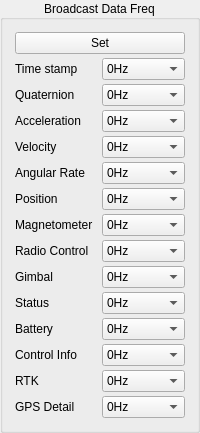
    <widget class="QGroupBox" name="gb_CoreData">
     <property name="title">
      <string>Broadcast Data Freq</string>
     </property>
     <property name="alignment">
      <set>Qt::AlignCenter</set>
     </property>
     <layout class="QVBoxLayout" name="verticalLayout_33">
      <property name="spacing">
       <number>4</number>
      </property>
      <property name="leftMargin">
       <number>12</number>
      </property>
      <property name="topMargin">
       <number>12</number>
      </property>
      <property name="rightMargin">
       <number>12</number>
      </property>
      <property name="bottomMargin">
       <number>12</number>
      </property>
      <item>
       <widget class="QPushButton" name="pushButtonBroadcastFreqSet">
        <property name="text">
         <string>Set</string>
        </property>
       </widget>
      </item>
      <item>
       <layout class="QHBoxLayout" name="horizontalLayoutTs">
        <item>
         <widget class="QLabel" name="labelTs">
          <property name="text">
           <string>Time stamp</string>
          </property>
         </widget>
        </item>
        <item>
         <widget class="QComboBox" name="comboBoxTs">
          <property name="currentText">
           <string>0Hz</string>
          </property>
          <property name="currentIndex">
           <number>0</number>
          </property>
          <item>
           <property name="text">
            <string>0Hz</string>
           </property>
          </item>
          <item>
           <property name="text">
            <string>1Hz</string>
           </property>
          </item>
          <item>
           <property name="text">
            <string>10Hz</string>
           </property>
          </item>
          <item>
           <property name="text">
            <string>50Hz</string>
           </property>
          </item>
          <item>
           <property name="text">
            <string>100Hz</string>
           </property>
          </item>
          <item>
           <property name="text">
            <string>Hold</string>
           </property>
          </item>
          <item>
           <property name="text">
            <string>200Hz</string>
           </property>
          </item>
          <item>
           <property name="text">
            <string>400Hz</string>
           </property>
          </item>
         </widget>
        </item>
       </layout>
      </item>
      <item>
       <layout class="QHBoxLayout" name="horizontalLayoutQ">
        <item>
         <widget class="QLabel" name="labelQ">
          <property name="text">
           <string>Quaternion</string>
          </property>
         </widget>
        </item>
        <item>
         <widget class="QComboBox" name="comboBoxQ">
          <property name="currentText">
           <string>0Hz</string>
          </property>
          <property name="currentIndex">
           <number>0</number>
          </property>
          <item>
           <property name="text">
            <string>0Hz</string>
           </property>
          </item>
          <item>
           <property name="text">
            <string>1Hz</string>
           </property>
          </item>
          <item>
           <property name="text">
            <string>10Hz</string>
           </property>
          </item>
          <item>
           <property name="text">
            <string>50Hz</string>
           </property>
          </item>
          <item>
           <property name="text">
            <string>100Hz</string>
           </property>
          </item>
          <item>
           <property name="text">
            <string>Hold</string>
           </property>
          </item>
          <item>
           <property name="text">
            <string>200Hz</string>
           </property>
          </item>
          <item>
           <property name="text">
            <string>400Hz</string>
           </property>
          </item>
         </widget>
        </item>
       </layout>
      </item>
      <item>
       <layout class="QHBoxLayout" name="horizontalLayoutAcc">
        <item>
         <widget class="QLabel" name="labelAcc">
          <property name="text">
           <string>Acceleration</string>
          </property>
         </widget>
        </item>
        <item>
         <widget class="QComboBox" name="comboBoxAcc">
          <property name="currentText">
           <string>0Hz</string>
          </property>
          <property name="currentIndex">
           <number>0</number>
          </property>
          <item>
           <property name="text">
            <string>0Hz</string>
           </property>
          </item>
          <item>
           <property name="text">
            <string>1Hz</string>
           </property>
          </item>
          <item>
           <property name="text">
            <string>10Hz</string>
           </property>
          </item>
          <item>
           <property name="text">
            <string>50Hz</string>
           </property>
          </item>
          <item>
           <property name="text">
            <string>100Hz</string>
           </property>
          </item>
          <item>
           <property name="text">
            <string>Hold</string>
           </property>
          </item>
          <item>
           <property name="text">
            <string>200Hz</string>
           </property>
          </item>
          <item>
           <property name="text">
            <string>400Hz</string>
           </property>
          </item>
         </widget>
        </item>
       </layout>
      </item>
      <item>
       <layout class="QHBoxLayout" name="horizontalLayoutVel">
        <item>
         <widget class="QLabel" name="labelVel">
          <property name="text">
           <string>Velocity</string>
          </property>
         </widget>
        </item>
        <item>
         <widget class="QComboBox" name="comboBoxVel">
          <property name="currentText">
           <string>0Hz</string>
          </property>
          <property name="currentIndex">
           <number>0</number>
          </property>
          <item>
           <property name="text">
            <string>0Hz</string>
           </property>
          </item>
          <item>
           <property name="text">
            <string>1Hz</string>
           </property>
          </item>
          <item>
           <property name="text">
            <string>10Hz</string>
           </property>
          </item>
          <item>
           <property name="text">
            <string>50Hz</string>
           </property>
          </item>
          <item>
           <property name="text">
            <string>100Hz</string>
           </property>
          </item>
          <item>
           <property name="text">
            <string>Hold</string>
           </property>
          </item>
          <item>
           <property name="text">
            <string>200Hz</string>
           </property>
          </item>
          <item>
           <property name="text">
            <string>400Hz</string>
           </property>
          </item>
         </widget>
        </item>
       </layout>
      </item>
      <item>
       <layout class="QHBoxLayout" name="horizontalLayoutW">
        <item>
         <widget class="QLabel" name="labelW">
          <property name="text">
           <string>Angular Rate</string>
          </property>
         </widget>
        </item>
        <item>
         <widget class="QComboBox" name="comboBoxW">
          <property name="currentText">
           <string>0Hz</string>
          </property>
          <property name="currentIndex">
           <number>0</number>
          </property>
          <item>
           <property name="text">
            <string>0Hz</string>
           </property>
          </item>
          <item>
           <property name="text">
            <string>1Hz</string>
           </property>
          </item>
          <item>
           <property name="text">
            <string>10Hz</string>
           </property>
          </item>
          <item>
           <property name="text">
            <string>50Hz</string>
           </property>
          </item>
          <item>
           <property name="text">
            <string>100Hz</string>
           </property>
          </item>
          <item>
           <property name="text">
            <string>Hold</string>
           </property>
          </item>
          <item>
           <property name="text">
            <string>200Hz</string>
           </property>
          </item>
          <item>
           <property name="text">
            <string>400Hz</string>
           </property>
          </item>
         </widget>
        </item>
       </layout>
      </item>
      <item>
       <layout class="QHBoxLayout" name="horizontalLayoutPos">
        <item>
         <widget class="QLabel" name="labelPos">
          <property name="text">
           <string>Position</string>
          </property>
         </widget>
        </item>
        <item>
         <widget class="QComboBox" name="comboBoxPos">
          <property name="currentText">
           <string>0Hz</string>
          </property>
          <property name="currentIndex">
           <number>0</number>
          </property>
          <item>
           <property name="text">
            <string>0Hz</string>
           </property>
          </item>
          <item>
           <property name="text">
            <string>1Hz</string>
           </property>
          </item>
          <item>
           <property name="text">
            <string>10Hz</string>
           </property>
          </item>
          <item>
           <property name="text">
            <string>50Hz</string>
           </property>
          </item>
          <item>
           <property name="text">
            <string>100Hz</string>
           </property>
          </item>
          <item>
           <property name="text">
            <string>Hold</string>
           </property>
          </item>
          <item>
           <property name="text">
            <string>200Hz</string>
           </property>
          </item>
          <item>
           <property name="text">
            <string>400Hz</string>
           </property>
          </item>
         </widget>
        </item>
       </layout>
      </item>
      <item>
       <layout class="QHBoxLayout" name="horizontalLayoutMag">
        <item>
         <widget class="QLabel" name="labelMag">
          <property name="text">
           <string>Magnetometer</string>
          </property>
         </widget>
        </item>
        <item>
         <widget class="QComboBox" name="comboBoxMag">
          <property name="currentText">
           <string>0Hz</string>
          </property>
          <property name="currentIndex">
           <number>0</number>
          </property>
          <item>
           <property name="text">
            <string>0Hz</string>
           </property>
          </item>
          <item>
           <property name="text">
            <string>1Hz</string>
           </property>
          </item>
          <item>
           <property name="text">
            <string>10Hz</string>
           </property>
          </item>
          <item>
           <property name="text">
            <string>50Hz</string>
           </property>
          </item>
          <item>
           <property name="text">
            <string>100Hz</string>
           </property>
          </item>
          <item>
           <property name="text">
            <string>Hold</string>
           </property>
          </item>
          <item>
           <property name="text">
            <string>200Hz</string>
           </property>
          </item>
          <item>
           <property name="text">
            <string>400Hz</string>
           </property>
          </item>
         </widget>
        </item>
       </layout>
      </item>
      <item>
       <layout class="QHBoxLayout" name="horizontalLayoutRC">
        <item>
         <widget class="QLabel" name="labelRC">
          <property name="text">
           <string>Radio Control</string>
          </property>
         </widget>
        </item>
        <item>
         <widget class="QComboBox" name="comboBoxRC">
          <property name="currentText">
           <string>0Hz</string>
          </property>
          <property name="currentIndex">
           <number>0</number>
          </property>
          <item>
           <property name="text">
            <string>0Hz</string>
           </property>
          </item>
          <item>
           <property name="text">
            <string>1Hz</string>
           </property>
          </item>
          <item>
           <property name="text">
            <string>10Hz</string>
           </property>
          </item>
          <item>
           <property name="text">
            <string>50Hz</string>
           </property>
          </item>
          <item>
           <property name="text">
            <string>100Hz</string>
           </property>
          </item>
          <item>
           <property name="text">
            <string>Hold</string>
           </property>
          </item>
          <item>
           <property name="text">
            <string>200Hz</string>
           </property>
          </item>
          <item>
           <property name="text">
            <string>400Hz</string>
           </property>
          </item>
         </widget>
        </item>
       </layout>
      </item>
      <item>
       <layout class="QHBoxLayout" name="horizontalLayoutGimbal">
        <item>
         <widget class="QLabel" name="labelGimbal">
          <property name="text">
           <string>Gimbal</string>
          </property>
         </widget>
        </item>
        <item>
         <widget class="QComboBox" name="comboBoxGimbal">
          <property name="currentText">
           <string>0Hz</string>
          </property>
          <property name="currentIndex">
           <number>0</number>
          </property>
          <item>
           <property name="text">
            <string>0Hz</string>
           </property>
          </item>
          <item>
           <property name="text">
            <string>1Hz</string>
           </property>
          </item>
          <item>
           <property name="text">
            <string>10Hz</string>
           </property>
          </item>
          <item>
           <property name="text">
            <string>50Hz</string>
           </property>
          </item>
          <item>
           <property name="text">
            <string>100Hz</string>
           </property>
          </item>
          <item>
           <property name="text">
            <string>Hold</string>
           </property>
          </item>
          <item>
           <property name="text">
            <string>200Hz</string>
           </property>
          </item>
          <item>
           <property name="text">
            <string>400Hz</string>
           </property>
          </item>
         </widget>
        </item>
       </layout>
      </item>
      <item>
       <layout class="QHBoxLayout" name="horizontalLayoutStatus">
        <item>
         <widget class="QLabel" name="labelStatus">
          <property name="text">
           <string>Status</string>
          </property>
         </widget>
        </item>
        <item>
         <widget class="QComboBox" name="comboBoxStatus">
          <property name="currentText">
           <string>0Hz</string>
          </property>
          <property name="currentIndex">
           <number>0</number>
          </property>
          <item>
           <property name="text">
            <string>0Hz</string>
           </property>
          </item>
          <item>
           <property name="text">
            <string>1Hz</string>
           </property>
          </item>
          <item>
           <property name="text">
            <string>10Hz</string>
           </property>
          </item>
          <item>
           <property name="text">
            <string>50Hz</string>
           </property>
          </item>
          <item>
           <property name="text">
            <string>100Hz</string>
           </property>
          </item>
          <item>
           <property name="text">
            <string>Hold</string>
           </property>
          </item>
          <item>
           <property name="text">
            <string>200Hz</string>
           </property>
          </item>
          <item>
           <property name="text">
            <string>400Hz</string>
           </property>
          </item>
         </widget>
        </item>
       </layout>
      </item>
      <item>
       <layout class="QHBoxLayout" name="horizontalLayoutBat">
        <item>
         <widget class="QLabel" name="labelBat">
          <property name="text">
           <string>Battery</string>
          </property>
         </widget>
        </item>
        <item>
         <widget class="QComboBox" name="comboBoxBat">
          <property name="currentText">
           <string>0Hz</string>
          </property>
          <property name="currentIndex">
           <number>0</number>
          </property>
          <item>
           <property name="text">
            <string>0Hz</string>
           </property>
          </item>
          <item>
           <property name="text">
            <string>1Hz</string>
           </property>
          </item>
          <item>
           <property name="text">
            <string>10Hz</string>
           </property>
          </item>
          <item>
           <property name="text">
            <string>50Hz</string>
           </property>
          </item>
          <item>
           <property name="text">
            <string>100Hz</string>
           </property>
          </item>
          <item>
           <property name="text">
            <string>Hold</string>
           </property>
          </item>
          <item>
           <property name="text">
            <string>200Hz</string>
           </property>
          </item>
          <item>
           <property name="text">
            <string>400Hz</string>
           </property>
          </item>
         </widget>
        </item>
       </layout>
      </item>
      <item>
       <layout class="QHBoxLayout" name="horizontalLayoutCtrlInfo">
        <item>
         <widget class="QLabel" name="labelCtrlInfo">
          <property name="text">
           <string>Control Info</string>
          </property>
         </widget>
        </item>
        <item>
         <widget class="QComboBox" name="comboBoxCtrlInfo">
          <property name="currentText">
           <string>0Hz</string>
          </property>
          <property name="currentIndex">
           <number>0</number>
          </property>
          <item>
           <property name="text">
            <string>0Hz</string>
           </property>
          </item>
          <item>
           <property name="text">
            <string>1Hz</string>
           </property>
          </item>
          <item>
           <property name="text">
            <string>10Hz</string>
           </property>
          </item>
          <item>
           <property name="text">
            <string>50Hz</string>
           </property>
          </item>
          <item>
           <property name="text">
            <string>100Hz</string>
           </property>
          </item>
          <item>
           <property name="text">
            <string>Hold</string>
           </property>
          </item>
          <item>
           <property name="text">
            <string>200Hz</string>
           </property>
          </item>
          <item>
           <property name="text">
            <string>400Hz</string>
           </property>
          </item>
         </widget>
        </item>
       </layout>
      </item>
      <item>
       <layout class="QHBoxLayout" name="horizontalLayoutRTK">
        <item>
         <widget class="QLabel" name="labelRTK">
          <property name="text">
           <string>RTK</string>
          </property>
         </widget>
        </item>
        <item>
         <widget class="QComboBox" name="comboBoxRTK">
          <property name="currentText">
           <string>0Hz</string>
          </property>
          <property name="currentIndex">
           <number>0</number>
          </property>
          <item>
           <property name="text">
            <string>0Hz</string>
           </property>
          </item>
          <item>
           <property name="text">
            <string>1Hz</string>
           </property>
          </item>
          <item>
           <property name="text">
            <string>10Hz</string>
           </property>
          </item>
          <item>
           <property name="text">
            <string>50Hz</string>
           </property>
          </item>
          <item>
           <property name="text">
            <string>100Hz</string>
           </property>
          </item>
          <item>
           <property name="text">
            <string>Hold</string>
           </property>
          </item>
          <item>
           <property name="text">
            <string>200Hz</string>
           </property>
          </item>
          <item>
           <property name="text">
            <string>400Hz</string>
           </property>
          </item>
         </widget>
        </item>
       </layout>
      </item>
      <item>
       <layout class="QHBoxLayout" name="horizontalLayoutGPS">
        <item>
         <widget class="QLabel" name="labelGPS">
          <property name="text">
           <string>GPS Detail</string>
          </property>
         </widget>
        </item>
        <item>
         <widget class="QComboBox" name="comboBoxGPS">
          <property name="currentText">
           <string>0Hz</string>
          </property>
          <property name="currentIndex">
           <number>0</number>
          </property>
          <item>
           <property name="text">
            <string>0Hz</string>
           </property>
          </item>
          <item>
           <property name="text">
            <string>1Hz</string>
           </property>
          </item>
          <item>
           <property name="text">
            <string>10Hz</string>
           </property>
          </item>
          <item>
           <property name="text">
            <string>50Hz</string>
           </property>
          </item>
          <item>
           <property name="text">
            <string>100Hz</string>
           </property>
          </item>
          <item>
           <property name="text">
            <string>Hold</string>
           </property>
          </item>
          <item>
           <property name="text">
            <string>200Hz</string>
           </property>
          </item>
          <item>
           <property name="text">
            <string>400Hz</string>
           </property>
          </item>
         </widget>
        </item>
       </layout>
      </item>
     </layout>
    </widget>
